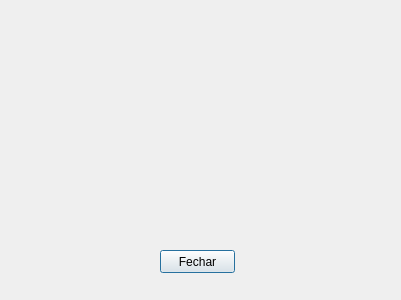
<?xml version="1.0" encoding="UTF-8"?>
<ui version="4.0">
 <class>Dialog</class>
 <widget class="QDialog" name="Dialog">
  <property name="geometry">
   <rect>
    <x>0</x>
    <y>0</y>
    <width>401</width>
    <height>300</height>
   </rect>
  </property>
  <property name="windowTitle">
   <string>Dialog</string>
  </property>
  <widget class="QLabel" name="label">
   <property name="geometry">
    <rect>
     <x>160</x>
     <y>70</y>
     <width>121</width>
     <height>21</height>
    </rect>
   </property>
   <property name="font">
    <font>
     <pointsize>10</pointsize>
    </font>
   </property>
   <property name="text">
    <string/>
   </property>
  </widget>
  <widget class="QLabel" name="label_2">
   <property name="geometry">
    <rect>
     <x>20</x>
     <y>180</y>
     <width>371</width>
     <height>31</height>
    </rect>
   </property>
   <property name="font">
    <font>
     <pointsize>10</pointsize>
    </font>
   </property>
   <property name="text">
    <string/>
   </property>
  </widget>
  <widget class="QPushButton" name="pushButton">
   <property name="geometry">
    <rect>
     <x>160</x>
     <y>250</y>
     <width>75</width>
     <height>23</height>
    </rect>
   </property>
   <property name="text">
    <string>Fechar</string>
   </property>
  </widget>
 </widget>
 <resources/>
 <connections/>
</ui>
